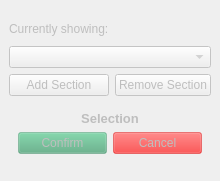
  <widget class="QDockWidget" name="dock_widget_sections">
   <property name="enabled">
    <bool>false</bool>
   </property>
   <property name="features">
    <set>QDockWidget::DockWidgetFloatable|QDockWidget::DockWidgetMovable</set>
   </property>
   <property name="allowedAreas">
    <set>Qt::LeftDockWidgetArea|Qt::RightDockWidgetArea</set>
   </property>
   <property name="windowTitle">
    <string>Section Controls</string>
   </property>
   <attribute name="dockWidgetArea">
    <number>2</number>
   </attribute>
   <widget class="QWidget" name="section_dock_contents">
    <layout class="QGridLayout" name="gridLayout_7">
     <property name="leftMargin">
      <number>0</number>
     </property>
     <property name="rightMargin">
      <number>0</number>
     </property>
     <item row="0" column="0" alignment="Qt::AlignTop">
      <widget class="QWidget" name="section_widgets_container" native="true">
       <property name="sizePolicy">
        <sizepolicy hsizetype="Preferred" vsizetype="Preferred">
         <horstretch>0</horstretch>
         <verstretch>0</verstretch>
        </sizepolicy>
       </property>
       <layout class="QGridLayout" name="gridLayout_18">
        <item row="0" column="1" alignment="Qt::AlignRight">
         <widget class="QPushButton" name="btn_info_section">
          <property name="sizePolicy">
           <sizepolicy hsizetype="Preferred" vsizetype="Fixed">
            <horstretch>0</horstretch>
            <verstretch>0</verstretch>
           </sizepolicy>
          </property>
          <property name="icon">
           <iconset resource="../../resources/icons/icons.qrc">
            <normaloff>:/material-symbols/help_FILL0_wght400_GRAD0_opsz24.png</normaloff>:/material-symbols/help_FILL0_wght400_GRAD0_opsz24.png</iconset>
          </property>
          <property name="flat">
           <bool>true</bool>
          </property>
         </widget>
        </item>
        <item row="0" column="0">
         <widget class="QLabel" name="label_6">
          <property name="sizePolicy">
           <sizepolicy hsizetype="Preferred" vsizetype="Maximum">
            <horstretch>0</horstretch>
            <verstretch>0</verstretch>
           </sizepolicy>
          </property>
          <property name="text">
           <string>Currently showing:</string>
          </property>
         </widget>
        </item>
        <item row="2" column="1">
         <widget class="QPushButton" name="btn_section_remove">
          <property name="sizePolicy">
           <sizepolicy hsizetype="Preferred" vsizetype="Fixed">
            <horstretch>0</horstretch>
            <verstretch>0</verstretch>
           </sizepolicy>
          </property>
          <property name="text">
           <string>Remove Section</string>
          </property>
         </widget>
        </item>
        <item row="1" column="0" colspan="2">
         <widget class="QComboBox" name="combo_box_section_select">
          <property name="inputMethodHints">
           <set>Qt::ImhNone</set>
          </property>
         </widget>
        </item>
        <item row="2" column="0">
         <widget class="QPushButton" name="btn_section_add">
          <property name="sizePolicy">
           <sizepolicy hsizetype="Preferred" vsizetype="Fixed">
            <horstretch>0</horstretch>
            <verstretch>0</verstretch>
           </sizepolicy>
          </property>
          <property name="text">
           <string>Add Section</string>
          </property>
         </widget>
        </item>
        <item row="3" column="0" colspan="2">
         <widget class="QWidget" name="container_section_confirm_cancel" native="true">
          <property name="enabled">
           <bool>false</bool>
          </property>
          <layout class="QGridLayout" name="gridLayout_20">
           <item row="1" column="0">
            <widget class="QPushButton" name="btn_section_confirm">
             <property name="styleSheet">
              <string notr="true">background-color: rgba(85, 170, 127, 100);</string>
             </property>
             <property name="text">
              <string>Confirm</string>
             </property>
             <property name="icon">
              <iconset resource="../../resources/icons/icons.qrc">
               <normaloff>:/material-symbols/check_FILL0_wght400_GRAD0_opsz24.png</normaloff>:/material-symbols/check_FILL0_wght400_GRAD0_opsz24.png</iconset>
             </property>
             <property name="iconSize">
              <size>
               <width>24</width>
               <height>24</height>
              </size>
             </property>
             <property name="flat">
              <bool>false</bool>
             </property>
            </widget>
           </item>
           <item row="1" column="1">
            <widget class="QPushButton" name="btn_section_cancel">
             <property name="styleSheet">
              <string notr="true">background-color: rgba(255, 0, 0, 100);</string>
             </property>
             <property name="text">
              <string>Cancel</string>
             </property>
             <property name="icon">
              <iconset resource="../../resources/icons/icons.qrc">
               <normaloff>:/material-symbols/cancel_FILL0_wght400_GRAD0_opsz24.png</normaloff>:/material-symbols/cancel_FILL0_wght400_GRAD0_opsz24.png</iconset>
             </property>
             <property name="iconSize">
              <size>
               <width>24</width>
               <height>24</height>
              </size>
             </property>
             <property name="flat">
              <bool>false</bool>
             </property>
            </widget>
           </item>
           <item row="0" column="0" colspan="2">
            <widget class="QLabel" name="label_24">
             <property name="text">
              <string>&lt;html&gt;&lt;head/&gt;&lt;body&gt;&lt;p&gt;&lt;span style=&quot; font-size:10pt; font-weight:700;&quot;&gt;Selection&lt;/span&gt;&lt;/p&gt;&lt;/body&gt;&lt;/html&gt;</string>
             </property>
             <property name="alignment">
              <set>Qt::AlignCenter</set>
             </property>
            </widget>
           </item>
          </layout>
         </widget>
        </item>
       </layout>
      </widget>
     </item>
    </layout>
   </widget>
  </widget>
